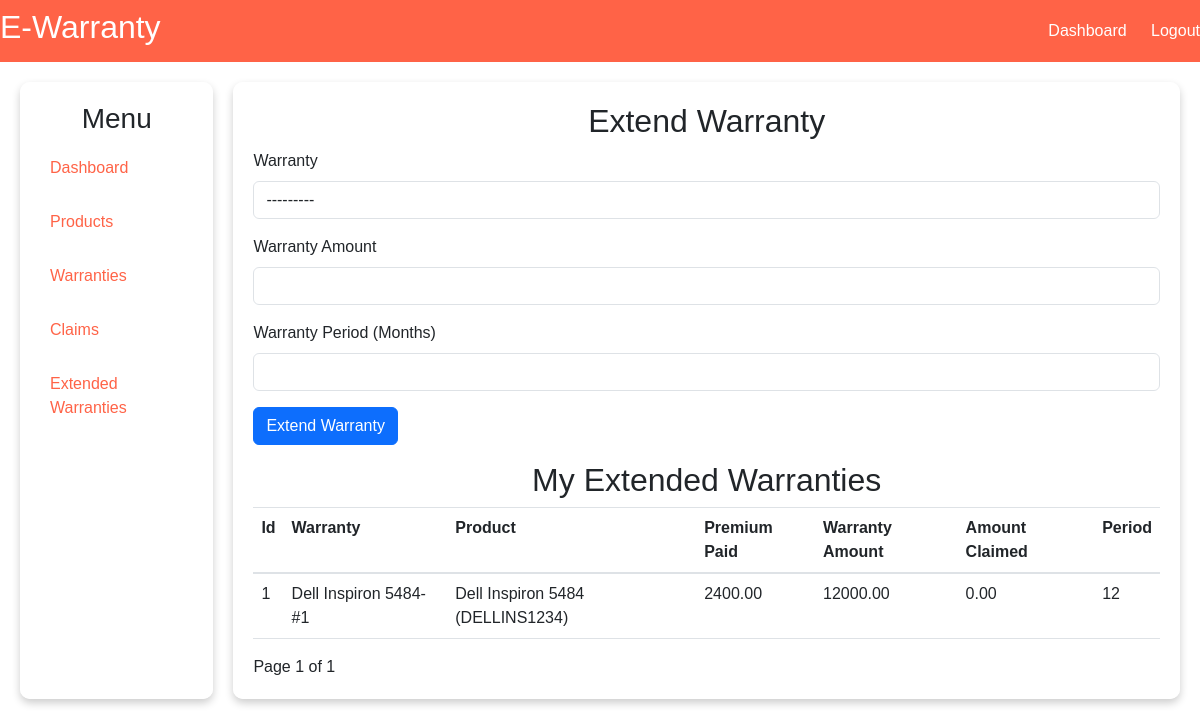
The app's page /customer/extended_warranties (signed in) with its own data.
### warranty_management/models.py (models this page shows, shortened)
class ExtendedWarranty(models.Model):
    customer = models.ForeignKey(Customer, on_delete=models.CASCADE, related_name="extended_warranties")
    warranty = models.ForeignKey(Warranty, on_delete=models.CASCADE)
    premium_amount = models.DecimalField(max_digits=15, decimal_places=2)
    warranty_amount = models.DecimalField(max_digits=15, decimal_places=2)
    amount_claimed = models.DecimalField(max_digits=15, decimal_places=2, default=0)
    warranty_period = models.IntegerField()
    remarks = models.TextField(blank=True, null=True)

class Warranty(models.Model):
    STATUS_CHOICES = [
        ('PENDING', 'Pending'),
        ('ACTIVE', 'Active'),
        ('REJECTED', 'Rejected'),
        ('EXPIRED','Expired')
    ]
    customer = models.ForeignKey(Customer, on_delete=models.CASCADE, related_name='warranties')
    product = models.ForeignKey(Product, on_delete=models.CASCADE)
    warranty_period_months = models.PositiveIntegerField()  # warranty duration in months
    expiration_date = models.DateField(blank=True, null=True)
    terms_and_conditions = models.TextField(blank=True, null=True)
    warranty_document = models.FileField(upload_to='documents/warranties/', blank=True, null=True)  # Add document upload field
    document_url=models.CharField(max_length=1024, blank=True, null=True)
    status = models.CharField(max_length=10, choices=STATUS_CHOICES, default='PENDING')
    def __str__(self):
        return f"{self.product.product_name}- #{self.id}"

class Product(models.Model):
    customer = models.ForeignKey(Customer, on_delete=models.CASCADE)
    product_name = models.CharField(max_length=100)
    serial_number = models.CharField(max_length=100, unique=True)
    purchase_date = models.DateField()
    category = models.CharField(max_length=100)
    purchase_document = models.FileField(upload_to='documents/products/', blank=True, null=True)
    document_url=models.CharField(max_length=1024, blank=True, null=True)
    description = models.TextField(blank=True, null=True)
    purchase_amount = models.DecimalField(max_digits=15, decimal_places=2)
    def __str__(self):
        return f"{self.product_name} ({self.serial_number})"

### customer/views.py (the view, shortened to what this page needs)
# urls.py: path('extended_warranties', views.extend_warranty, name='extend_warranty')
def extend_warranty(request):
    data = {}
    customer = get_customer(request)
    try:
        warranties = WMS_MODALS.ExtendedWarranty.objects.filter(customer = customer)
        paginator = Paginator(warranties, 3)
        page_number = request.GET.get('page')
        page_obj = paginator.get_page(page_number)
        data['page_obj'] = page_obj
    except WarrantyException as e:
        messages.error(request, str(e))
    except Exception as e:
        print('Extend Warranty Exception: ',e)
        messages.error(request, str(e))
    form= WMS_FORMS.ExtendedWarrantyForm(customer=customer)
    data['form'] = form
    data['customer'] = customer
    return render(request, 'customer/extended_warranty.html', context=data)

### warranty_management/forms.py
class ExtendedWarrantyForm(forms.ModelForm):
    class Meta:
        model = ExtendedWarranty
        fields = ['warranty', 'warranty_amount', 'warranty_period']
        widgets = {
            'warranty': forms.Select(attrs={'class': 'form-control'}),
        }
    def __init__(self,*args, **kwargs):
        customer = kwargs.pop('customer', None)
        super().__init__(*args, **kwargs)
        print('extended warranty customer: ', customer)
        if customer:
            expired_warranties = get_warranties_by_status(WMS_MODELS,customer,"EXPIRED")
            print('expired_warranties: ', expired_warranties)
            self.fields['warranty'].queryset = expired_warranties

### customer/models.py (called while the page is built)
    def __str__(self):
        return self.user.username

### customer/views.py (called while the page is built)
def get_customer(request):
    return customer_models.Customer.objects.get(user=request.user)

### wms_library/helpers/data_helper.py (called while the page is built)
def get_warranties_by_status(WMS_MODELS, customer, status):
    return WMS_MODELS.Warranty.objects.filter(customer=customer,status=status)

### templates/customer/extended_warranty.html (shortened to what this page needs)
{%  extends 'customer/base.html' %}
{% load static %}
{% load widget_tweaks %}
    {% block content %}
    <div class="content-header">
        <h2>Extend Warranty</h2>
    </div>
    <div class="form-container">
        <form method="POST" action="{% url 'extend_warranty' %}" enctype="multipart/form-data">
            <div class="form-group">
                <label for="warranty">Warranty</label>
                {% render_field form.warranty class="form-control" %}
            </div>
            <div class="form-group">
                <label for="warranty_amount">Warranty Amount</label>
                {% render_field form.warranty_amount class="form-control" %}
            </div>
             <div class="form-group">
                <label for="warranty_period">Warranty Period (Months)</label>
                {% render_field form.warranty_period class="form-control" %}
            </div>
            <div class="form-group">
                <button type="submit" class="btn btn-primary ">Extend Warranty</button>
            </div>
        </form>
    </div>
    <h2>My Extended Warranties</h2>
    <div class="products-list">
        <table class="table table-hover">
            <tr scope="">
                <th scope="col">Id</th>
                <th scope="col">Warranty</th>
                <th scope="col">Product</th>
                <th scope="col">Premium Paid</th>
                <th scope="col">Warranty Amount</th>
                <th scope="col">Amount Claimed</th>
                <th scope="col"> Period</th>
            </tr>
            <tbody>
        {% for ew in page_obj %}
                    <tr scope="row">
                        <td>{{ ew.id }}</td>
                        <td>{{ ew.warranty }}</td>
                        <td>{{ ew.warranty.product }}</td>
                        <td>{{ ew.premium_amount }}</td>
                        <td>{{ ew.warranty_amount }}</td>
                        <td>{{ew.amount_claimed}}</td>
                        <td>{{ew.warranty_period}}</td>
                    </tr>
        {% empty %}
            </tbody>
        {% endfor %}
        </table>
    </div>
    <div class="pagination">
        <span>Page {{ page_obj.number }} of {{ page_obj.paginator.num_pages }}</span>
    </div>
    {% endblock %}

### records on screen
ExtendedWarranty: id "1", warranty "Dell Inspiron 5484- #1", warranty.product "Dell Inspiron 5484 (DELLINS1234)", premium_amount "2400.00", warranty_amount "12000.00", amount_claimed "0.00", warranty_period "12"

### other values on screen
{{ page_obj.number }} "1"
{{ page_obj.paginator.num_pages }} "1"
